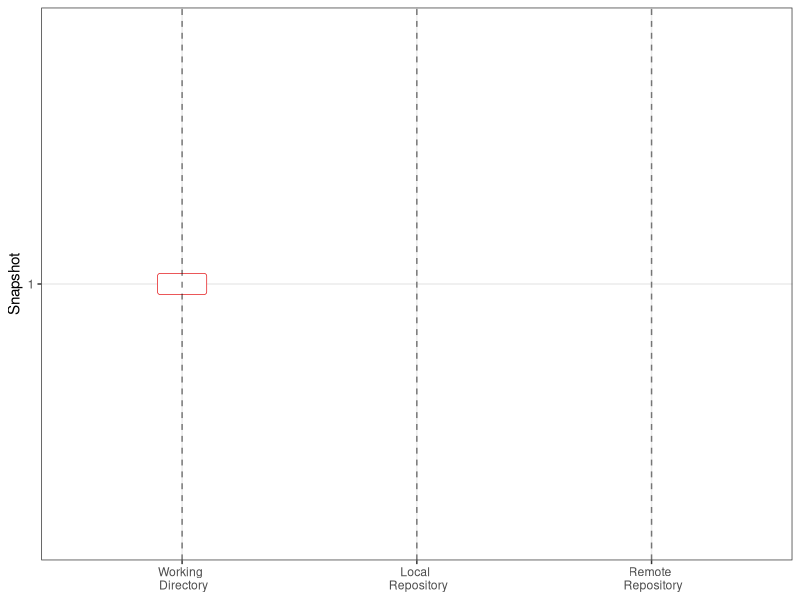
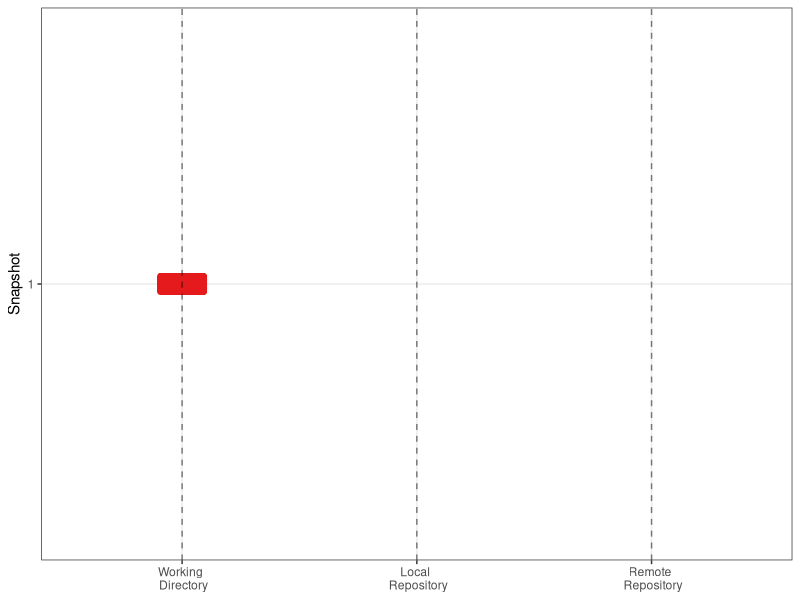
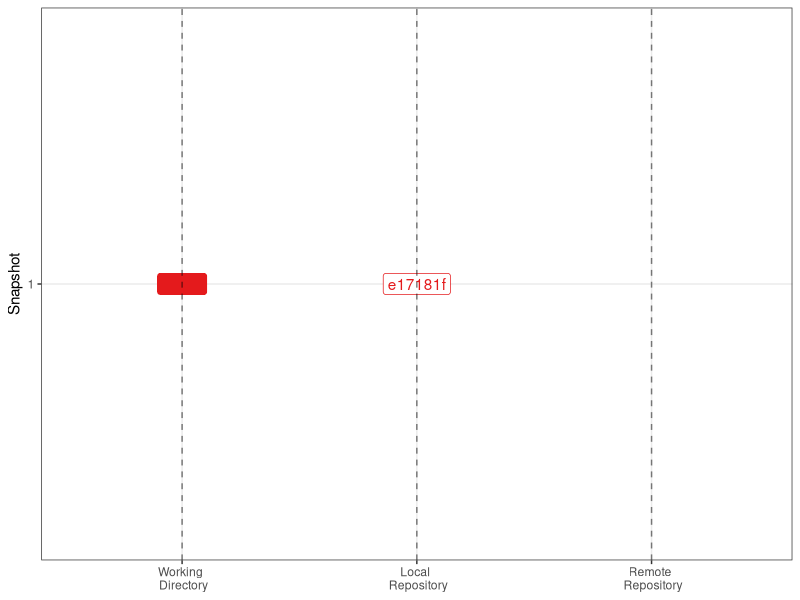
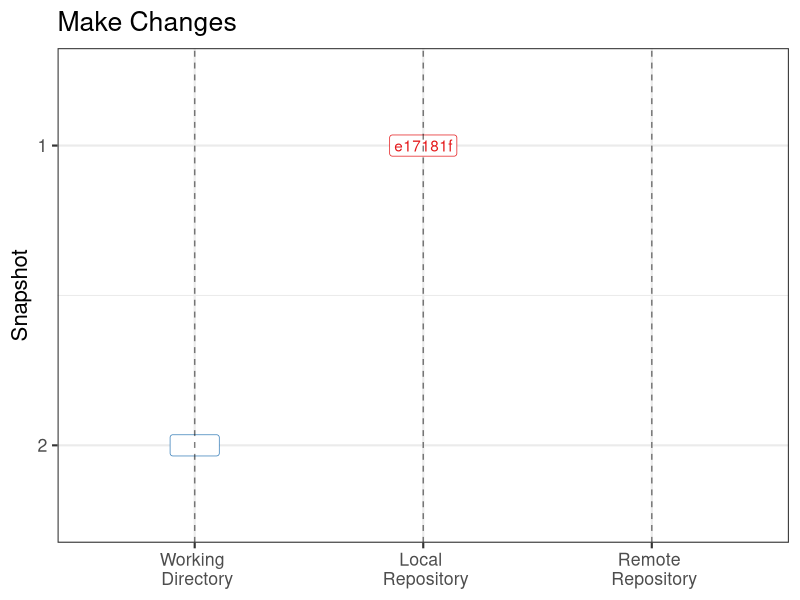
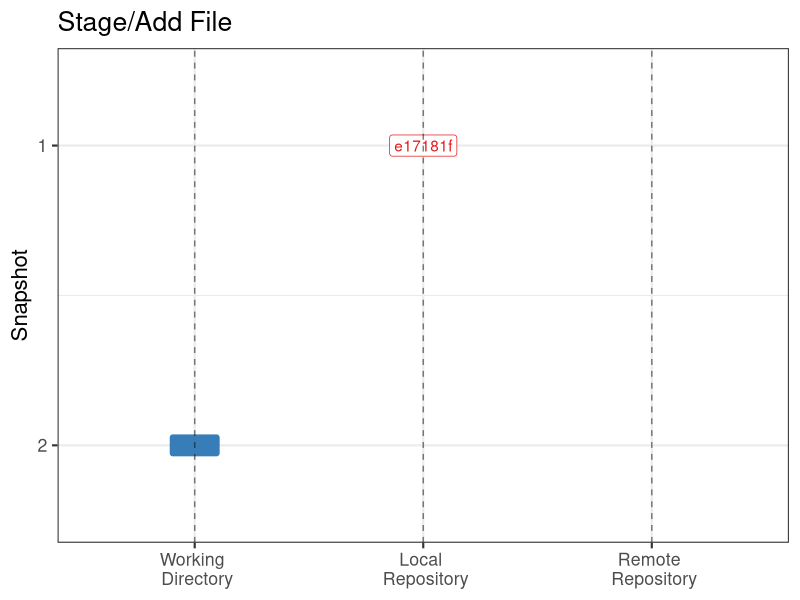
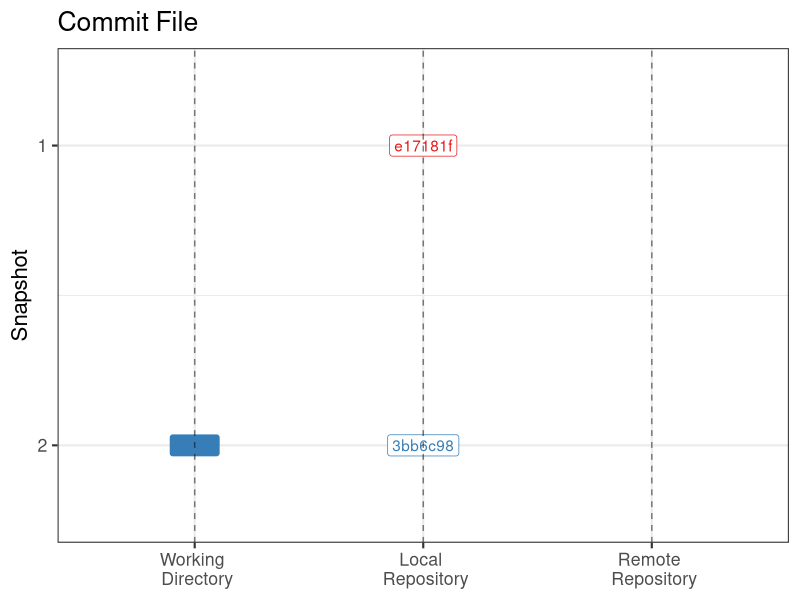
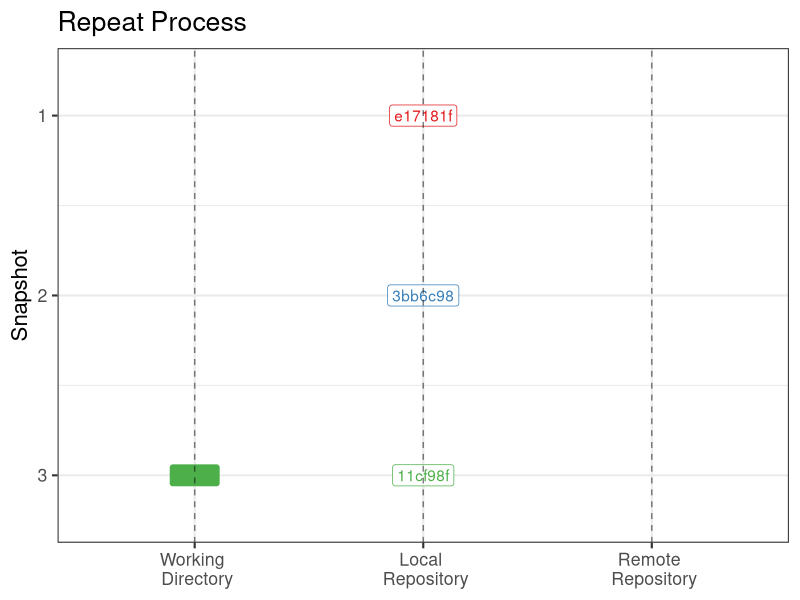

Source code (R) for these figures, in order:
## ---- chunk 1
#| echo: false
#| message: false
#| warning: false
#| label: fig-init
#| fig-cap: The Git workspace after you have initilized a repository.
#| fig-height: 2
library(ggplot2)
library(tidyverse)
library(RColorBrewer)
dat <- 
  data.frame(location = c(1),
             snapshot = c(1),
             sha = c("none")) %>%
  mutate(fill = "",
         label = "          ")
  
#color/fill scale
my_colors <- c("#FFFFFF", brewer.pal(length(unique(dat$snapshot)), "Set1"))
names(my_colors) <- c("", unique(dat$sha))

ggplot(dat, aes(x = location, y = snapshot, label = label, color = sha)) + #
  geom_label() +
  geom_vline(xintercept = 1:3,
             linetype = 2,
             alpha = 0.5) +
  scale_x_discrete(limits = c("Working \n Directory",
                              "Local \n Repository",
                              "Remote \n Repository")) +
  scale_y_continuous(breaks = function(x) unique(floor(pretty(seq(0, max(x) + 1) * 1.1))),
                     trans = "reverse") +
  scale_color_manual(values = my_colors) +
  scale_fill_manual(values = my_colors) +
  guides(color = "none", fill = "none") +
  labs(x = NULL, y = "Snapshot") +
  theme_bw()
## ---- chunk 2
#| echo: false 
#| message: false 
#| warning: false 
#| label: fig-add
#| fig-cap: The Git workspace after you have staged files in your working directory which you intend to add to your local repository.
#| fig-height: 2 
dat <- 
  data.frame(location = c(1),
             snapshot = c(1),
             sha = c("none")) %>%
  mutate(fill = sha,
         label = "          ")
  
#color/fill scale
my_colors <- c("#FFFFFF", brewer.pal(length(unique(dat$snapshot)), "Set1"))
names(my_colors) <- c("", unique(dat$sha))

ggplot(dat, aes(x = location, y = snapshot, label = label, fill = fill, color = sha)) + #
  geom_label() +
  geom_vline(xintercept = 1:3,
             linetype = 2,
             alpha = 0.5) +
  scale_x_discrete(limits = c("Working \n Directory",
                              "Local \n Repository",
                              "Remote \n Repository")) +
  scale_y_continuous(breaks = function(x) unique(floor(pretty(seq(0, max(x) + 1) * 1.1))),
                     trans = "reverse") +
  scale_color_manual(values = my_colors) +
  scale_fill_manual(values = my_colors) +
  guides(color = "none", fill = "none") +
  labs(x = NULL, y = "Snapshot") +
  theme_bw()
## ---- chunk 3
#| echo: false 
#| message: false 
#| warning: false 
#| label: fig-push
#| fig-cap: The Git workspace after you have committed your staged files to your local repository.
#| fig-height: 2 
dat <- 
  data.frame(location = c(1, 2),
             snapshot = c(1, 1),
             sha = c("e17181f", "e17181f")) %>%
  mutate(fill = ifelse(location %in% c(1, 5), sha, ""),
         label = ifelse(location %in% c(1, 5), "          ", sha))
  
#color/fill scale
my_colors <- c("#FFFFFF", brewer.pal(length(unique(dat$snapshot)), "Set1"))
names(my_colors) <- c("", unique(dat$sha))

ggplot(dat, aes(x = location, y = snapshot, label = label, fill = fill, color = sha)) + #
  geom_label() +
  geom_vline(xintercept = 1:3,
             linetype = 2,
             alpha = 0.5) +
  scale_x_discrete(limits = c("Working \n Directory",
                              "Local \n Repository",
                              "Remote \n Repository")) +
  scale_y_continuous(breaks = function(x) unique(floor(pretty(seq(0, max(x) + 1) * 1.1))),
                     trans = "reverse") +
  scale_color_manual(values = my_colors) +
  scale_fill_manual(values = my_colors) +
  guides(color = "none", fill = "none") +
  labs(x = NULL, y = "Snapshot") +
  theme_bw()
## ---- chunk 4
#| echo: false 
#| message: false 
#| warning: false
#| fig.height: 4

dat <- 
  data.frame(location = c(1, 2),
             snapshot = c(2, 1),
             sha = c("none", "e17181f")) %>%
  mutate(fill = "", #ifelse(location %in% c(1, 5), sha, ""),
         label = ifelse(location %in% c(1, 5), "          ", sha))
  
#color/fill scale
my_colors <- c("#FFFFFF", brewer.pal(9, "Set1"))
names(my_colors) <- c("", unique(dat$sha)[rev(sort(unique(dat$snapshot)))])

ggplot(dat, aes(x = location, y = snapshot, label = label, fill = fill, color = sha)) + 
  geom_label() +
  geom_vline(xintercept = 1:3,
             linetype = 2,
             alpha = 0.5) +
  scale_x_discrete(limits = c("Working \n Directory",
                              "Local \n Repository",
                              "Remote \n Repository")) +
  scale_y_continuous(breaks = function(x) unique(floor(pretty(seq(0, max(x) + 1) * 1.1))),
                     limits = c(max(dat$snapshot) + 0.25, min(dat$snapshot) - 0.25),
                     trans = "reverse") +
  scale_color_manual(values = my_colors) +
  scale_fill_manual(values = my_colors) +
  guides(color = "none", fill = "none") +
  labs(title = "Make Changes", x = NULL, y = "Snapshot") +
  theme_bw(base_size = 16)
## ---- chunk 5
#| echo: false 
#| message: false 
#| warning: false
#| fig.height: 4

dat <- 
  data.frame(location = c(1, 2),
             snapshot = c(2, 1),
             sha = c("none", "e17181f")) %>%
  mutate(fill = ifelse(location %in% c(1, 5), sha, ""),
         label = ifelse(location %in% c(1, 5), "          ", sha))
  
#color/fill scale
my_colors <- c("#FFFFFF", brewer.pal(9, "Set1"))
names(my_colors) <- c("", unique(dat$sha)[rev(sort(unique(dat$snapshot)))])

ggplot(dat, aes(x = location, y = snapshot, label = label, fill = fill, color = sha)) + 
  geom_label() +
  geom_vline(xintercept = 1:3,
             linetype = 2,
             alpha = 0.5) +
  scale_x_discrete(limits = c("Working \n Directory",
                              "Local \n Repository",
                              "Remote \n Repository")) +
  scale_y_continuous(breaks = function(x) unique(floor(pretty(seq(0, max(x) + 1) * 1.1))),
                     limits = c(max(dat$snapshot) + 0.25, min(dat$snapshot) - 0.25),
                     trans = "reverse") +
  scale_color_manual(values = my_colors) +
  scale_fill_manual(values = my_colors) +
  guides(color = "none", fill = "none") +
  labs(title = "Stage/Add File", x = NULL, y = "Snapshot") +
  theme_bw(base_size = 16)
## ---- chunk 6
#| echo: false 
#| message: false 
#| warning: false
#| fig.height: 4 

sha = c("e17181f", "3bb6c98")

dat <- 
  data.frame(location = c(1, 2, 2),
             snapshot = c(2, 1, 2)) %>%
  mutate(sha = sha[snapshot],
         fill = ifelse(location %in% c(1, 5), sha, ""),
         label = ifelse(location %in% c(1, 5), "          ", sha))
  
#color/fill scale
my_colors <- c("#FFFFFF", brewer.pal(9, "Set1"))
names(my_colors) <- c("", sha)

ggplot(dat, aes(x = location, y = snapshot, label = label, fill = fill, color = sha)) + 
  geom_label() +
  geom_vline(xintercept = 1:3,
             linetype = 2,
             alpha = 0.5) +
  scale_x_discrete(limits = c("Working \n Directory",
                              "Local \n Repository",
                              "Remote \n Repository")) +
  scale_y_continuous(breaks = function(x) unique(floor(pretty(seq(0, max(x) + 1) * 1.1))),
                     limits = c(max(dat$snapshot) + 0.25, min(dat$snapshot) - 0.25),
                     trans = "reverse") +
  scale_color_manual(values = my_colors) +
  scale_fill_manual(values = my_colors) +
  guides(color = "none", fill = "none") +
  labs(title = "Commit File", x = NULL, y = "Snapshot") +
  theme_bw(base_size = 16)
## ---- chunk 7
#| echo: false 
#| message: false 
#| warning: false 
#| fig-height: 5 
sha = c("e17181f", "3bb6c98", "11cf98f")

dat <- 
  data.frame(location = c(1, 2, 2, 2),
             snapshot = c(3, 1, 2, 3)) %>%
  mutate(sha = sha[snapshot],
         fill = ifelse(location %in% c(1, 5), sha, ""),
         label = ifelse(location %in% c(1, 5), "          ", sha))
  
#color/fill scale
my_colors <- c("#FFFFFF", brewer.pal(9, "Set1"))
names(my_colors) <- c("", sha)

ggplot(dat, aes(x = location, y = snapshot, label = label, fill = fill, color = sha)) + 
  geom_label() +
  geom_vline(xintercept = 1:3,
             linetype = 2,
             alpha = 0.5) +
  scale_x_discrete(limits = c("Working \n Directory",
                              "Local \n Repository",
                              "Remote \n Repository")) +
  scale_y_continuous(breaks = function(x) unique(floor(pretty(seq(0, max(x) + 1) * 1.1))),
                     limits = c(max(dat$snapshot) + 0.25, min(dat$snapshot) - 0.25),
                     trans = "reverse") +
  scale_color_manual(values = my_colors) +
  scale_fill_manual(values = my_colors) +
  guides(color = "none", fill = "none") +
  labs(title = "Repeat Process", x = NULL, y = "Snapshot") +
  theme_bw(base_size = 16)
